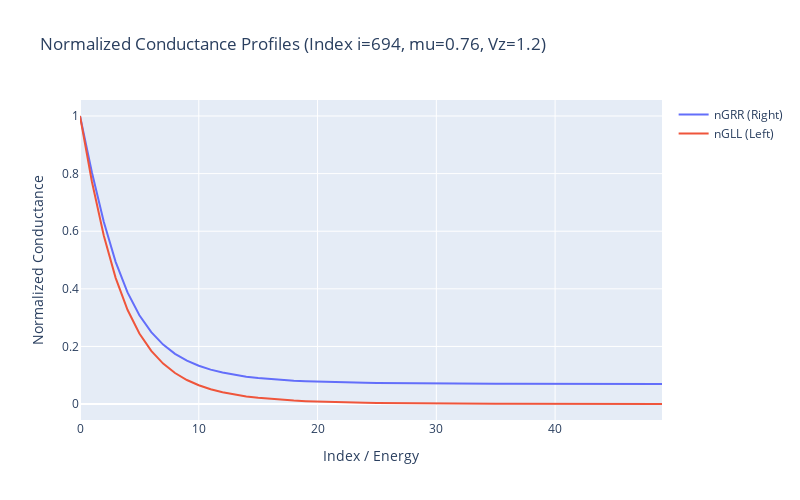

Notebook code cell kept with this figure:
### Code cell
import numpy as np
import plotly.graph_objects as go

# --- Your existing data processing ---
i = 694
GLL = barrier_left_conductance_left_arr[i, :]
GRR = barrier_left_conductance_right_arr[i, :]

nGRR = GRR/np.max(GRR)
nGLL = GLL/np.max(GLL)

print(calc_invariant_metric(nGRR, nGLL))

# --- Plotly Visualization ---
fig = go.Figure()

# Add the right conductance curve
fig.add_trace(go.Scatter(
    y=nGRR, 
    mode='lines', 
    name='nGRR (Right)'
))

# Add the left conductance curve
fig.add_trace(go.Scatter(
    y=nGLL, 
    mode='lines', 
    name='nGLL (Left)'
))

# Update layout for a cleaner look
fig.update_layout(
    title=f'Normalized Conductance Profiles (Index i={i}, mu={params_list[693][1]}, Vz={params_list[693][2]})',
    xaxis_title='Index / Energy', # Update this to your actual x-axis variable if you have one
    yaxis_title='Normalized Conductance',
    width=800,
    height=500,
    hovermode='x unified'  # This makes it easy to compare values at the exact same x-coordinate
)

fig.show()

### Figure 1 — Plotly figure (JSON) as saved in the notebook; plotly's stock layout.template omitted (floating-point values rounded to 4 significant figures)
{"data": [{"mode": "lines", "name": "nGRR (Right)", "type": "scatter", "y": [1.0, 0.805, 0.6327, 0.4938, 0.3874, 0.3081, 0.2495, 0.2064, 0.1745, 0.1508, 0.133, 0.1195, 0.1092, 0.1013, 0.09517, 0.09035, 0.08654, 0.08351, 0.08109, 0.07913, 0.07754, 0.07624, 0.07517, 0.0743, 0.07357, 0.07296, 0.07245, 0.07202, 0.07166, 0.07136, 0.0711, 0.07087, 0.07069, 0.07052, 0.07038, 0.07026, 0.07016, 0.07007, 0.06999, 0.06992, 0.06986, 0.0698, 0.06976, 0.06972, 0.06968, 0.06965, 0.06962, 0.06959, 0.06957, 0.06955]}, {"mode": "lines", "name": "nGLL (Left)", "type": "scatter", "y": [1.0, 0.7727, 0.5849, 0.4381, 0.3272, 0.2451, 0.1848, 0.1405, 0.1077, 0.0834, 0.06517, 0.05138, 0.04085, 0.03274, 0.02644, 0.0215, 0.0176, 0.0145, 0.01201, 0.01001, 0.008379, 0.00705, 0.005959, 0.005058, 0.004311, 0.003688, 0.003167, 0.002729, 0.002359, 0.002046, 0.00178, 0.001552, 0.001358, 0.001191, 0.001047, 0.0009223, 0.0008146, 0.0007211, 0.0006396, 0.0005686, 0.0005064, 0.0004518, 0.0004039, 0.0003617, 0.0003245, 0.0002916, 0.0002624, 0.0002365, 0.0002135, 0.000193]}], "layout": {"height": 500, "hovermode": "x unified", "title": {"text": "Normalized Conductance Profiles (Index i=694, mu=0.76, Vz=1.2)"}, "width": 800, "xaxis": {"title": {"text": "Index / Energy"}}, "yaxis": {"title": {"text": "Normalized Conductance"}}}}
